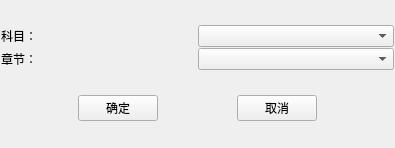
<?xml version="1.0" encoding="UTF-8"?>
<ui version="4.0">
 <class>ChapterExerciseSetup</class>
 <widget class="QWidget" name="ChapterExerciseSetup">
  <property name="geometry">
   <rect>
    <x>0</x>
    <y>0</y>
    <width>395</width>
    <height>148</height>
   </rect>
  </property>
  <property name="windowTitle">
   <string>选择需要练习的章节</string>
  </property>
  <layout class="QGridLayout" name="gridLayout_2">
   <property name="leftMargin">
    <number>1</number>
   </property>
   <property name="topMargin">
    <number>1</number>
   </property>
   <property name="rightMargin">
    <number>1</number>
   </property>
   <property name="bottomMargin">
    <number>1</number>
   </property>
   <property name="spacing">
    <number>1</number>
   </property>
   <item row="0" column="0">
    <layout class="QGridLayout" name="gridLayout">
     <property name="spacing">
      <number>1</number>
     </property>
     <item row="0" column="0">
      <widget class="QLabel" name="labelChapter">
       <property name="text">
        <string>科目：</string>
       </property>
      </widget>
     </item>
     <item row="0" column="1">
      <widget class="QComboBox" name="comboBoxSubject"/>
     </item>
     <item row="1" column="0">
      <widget class="QLabel" name="labelSection">
       <property name="text">
        <string>章节：</string>
       </property>
      </widget>
     </item>
     <item row="1" column="1">
      <widget class="QComboBox" name="comboBoxChapter"/>
     </item>
    </layout>
   </item>
   <item row="1" column="0">
    <layout class="QHBoxLayout" name="horizontalLayout">
     <property name="spacing">
      <number>1</number>
     </property>
     <item>
      <spacer name="spacerHL">
       <property name="orientation">
        <enum>Qt::Horizontal</enum>
       </property>
       <property name="sizeHint" stdset="0">
        <size>
         <width>40</width>
         <height>20</height>
        </size>
       </property>
      </spacer>
     </item>
     <item>
      <widget class="QPushButton" name="btnConfirm">
       <property name="text">
        <string>确定</string>
       </property>
      </widget>
     </item>
     <item>
      <spacer name="spacerHM">
       <property name="orientation">
        <enum>Qt::Horizontal</enum>
       </property>
       <property name="sizeHint" stdset="0">
        <size>
         <width>40</width>
         <height>20</height>
        </size>
       </property>
      </spacer>
     </item>
     <item>
      <widget class="QPushButton" name="btnCancer">
       <property name="text">
        <string>取消</string>
       </property>
      </widget>
     </item>
     <item>
      <spacer name="spacerHR">
       <property name="orientation">
        <enum>Qt::Horizontal</enum>
       </property>
       <property name="sizeHint" stdset="0">
        <size>
         <width>40</width>
         <height>20</height>
        </size>
       </property>
      </spacer>
     </item>
    </layout>
   </item>
  </layout>
 </widget>
 <resources/>
 <connections/>
</ui>
